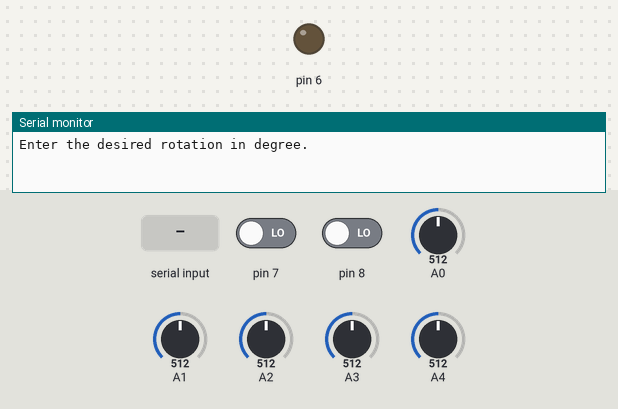
Bench run of a sketch on a simulated Arduino Uno, built with avr-gcc and run on an emulated ATmega328P. Parts: output pins drawn as LEDs (lit = HIGH), the last lines printed to the serial monitor. The test bench sets the inputs (shaded band); at power-on: A0 = 512, pin 7 LOW, pin 8 LOW, A1 = 512, A2 = 512, A3 = 512, A4 = 512.

Above: at 0.9 s.
1.0 s: "90,45\n" received over Serial
At 2.15 s:
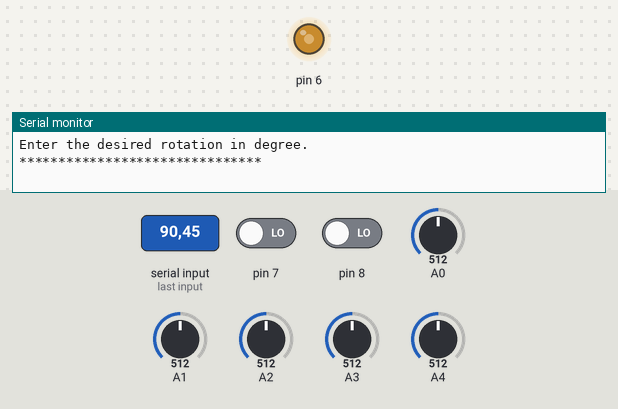
4.0 s: A0 set to 338
At 4.26 s:
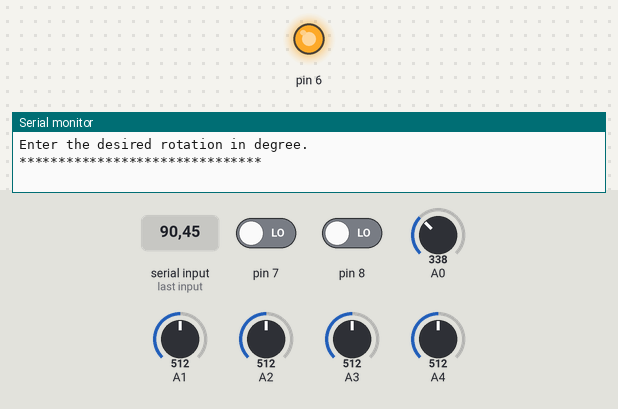
7.0 s: A0 set to 305
At 8.18 s:
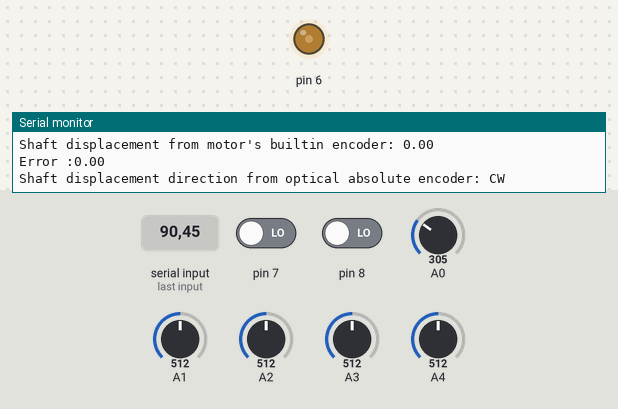
10.0 s: pin 7 driven HIGH
13.0 s: pin 8 driven HIGH
Timing chart, 0 to 17.0 s (numbered marks = the images above; inputs shaded):
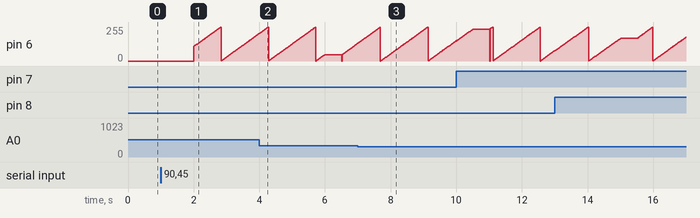

Measured:
- the behaviour switches between 321 and 320 on A0 (found by bisection; images 2 and 3)
- by itself, pin 6: ramps from 0/255 to 255/255 and jumps back, once every 2.0 s

The sketch:

BaseCodeTwo-Absolute.ino
```cpp
float deg = 45;  // Rotation degree
float s = 0;     //Encoder counts
int sm1 = 0;     //Built-in chanel 1
int sm2 = 0;     //Built-in chanel 2
int r = 0;       //indicator for reading builtin encoder to avoid the reading redundancy
float er;        //Proportional error for PI controller
float eri;       //Integral error for PI controller

// ***********************Task Variables*************************
bool setHome = true;

uint8_t homeVal;
uint8_t currentVal;

int anVal4; // centre
int anVal3;
int anVal2;
int anVal1;
int anVal0;


bool isCW;

float localDeg;
// **************************************************************

int t = 0;   //time in ms
int t0 = 0;  //memory for time in ms

int finish = 0;  //finish indicator
int rep = 1;     //Repetition indicator

void setup() {

  Serial.begin(250000);  //Baud rate of communication
  //SensorTest();
  Serial.println("Enter the desired rotation in degree.");

  while (Serial.available() == 0)  //Obtaining data from user
  {
    //Wait for user input
  }

  deg = Serial.readString().toFloat();  //Reading the Input string from Serial port.
  if (deg < 0) {
    analogWrite(3, 255);  //change the direction of rotation by applying voltage to pin 3 of arduino
  }
  deg = abs(deg);

  // Set up anaolog pins as inputs
  pinMode(14, INPUT);
  pinMode(15, INPUT);
  pinMode(16, INPUT);
  pinMode(17, INPUT);
  pinMode(18, INPUT);

  //PhotoTest(false, 8);
  Serial.println("*******************************");
  //float ass = Serial.readString().toFloat();
  //PhotoTest(false, 60);
}


float kp = .6 * 90 / deg;  //proportional gain of PI
float ki = .02;            //integral gain of PI

void loop() {
  // put your main code here, to run repeatedly: ********************

  // Read the starting value for any loop and setHome goes to false
  if (setHome) {
    currentVal = GenerateBits(5);
    homeVal = GrayToBin(currentVal);
    setHome = false;
    //Serial.print("Initial Segment: ");
    //Serial.println(currentVal);
  }
  // ****************************************************************

  t = millis();                       //reading time
  t0 = t;                             //sving the current time in memory
  while (t < t0 + 4000 && rep <= 10)  //let the code to ran for 4 seconds each with repetitions of 10
  {

    if (t % 10 == 0)  //PI controller that runs every 10ms
    {
      if (s < deg * 114 * 2 / 360) {
        er = deg - s * 360 / 228;
        eri = eri + er;
        analogWrite(6, kp * er + ki * eri);
      }

      if (s >= deg * 228 / 360) {
        analogWrite(6, 0);
        eri = 0;
      }
      delay(1);
    }

    sm1 = digitalRead(7);  //reading chanel 1
    sm2 = digitalRead(8);  //reading chanel 2

    if (sm1 != sm2 && r == 0) {  //counting the number changes for both chanels
      s = s + 1;
      r = 1;  // this indicator wont let this condition, (sm1 != sm2), to be counted until the next condition, (sm1 == sm2), happens
    }
    if (sm1 == sm2 && r == 1) {
      s = s + 1;
      r = 0;  // this indicator wont let this condition, (sm1 == sm2), to be counted until the next condition, (sm1 != sm2), happens
    }

    t = millis();  //updating time
    finish = 1;    //cghanging finish indicator
  }

  if (finish == 1) {  //this part of the code is for displaying the result
    // Read the current position
    currentVal = GenerateBits(5);
    currentVal = GrayToBin(currentVal);
    //Serial.print("Final Segment: ");
   // Serial.println(currentVal);
    setHome = true;

    SensorTest();
    delay(500);       //half second delay
    rep = rep + 1;    // increasing the repetition indicator
    // ***************************************************************
    localDeg = moveToDeg(currentVal, homeVal);
    // ***************************************************************

    Serial.print("shaft possition from optical absolute sensor from home position: ");
    float absoluteDeg = 11.25 * currentVal;
    Serial.println(abs(absoluteDeg));

    Serial.print("magnitude of shaft displacement from optical absolute sensor: ");
    Serial.println(abs(localDeg));

    Serial.print("Shaft displacement from motor's builtin encoder: ");
    Serial.println(s * 360 / 228);  //every full Revolution of the shaft is associated with 228 counts of builtin
                                    //encoder so to turn it to degre we can use this formula (s * 360 / 228), "s" is the number of  built-in encoder counts

    float Error = abs(localDeg) - s * 360 / 228;
    Serial.print("Error :");
    Serial.println(Error);  //displaying error
    Serial.print("Shaft displacement direction from optical absolute encoder: ");
    if (localDeg < 0) {
      Serial.println("CCW");
    } else {
      Serial.println("CW");
    }
    Serial.println();
    s = 0;
    finish = 0;
  }
  analogWrite(6, 0);  //turning off the motor
}

// Takes in the 10 bit integer value of an analogue read and returns the appropriate true of default false if over a threshold
// NOTE: The low range of 0 - 0.8V is includes the unsure range of 0.8 V - 1.8 V
bool HiOrLo(int val, int threshold) {
  if (val > threshold) {
    return true;
  } else {
    return false;
  }
}

// Function to use the current and home positions to a degrees moved float
float moveToDeg(uint8_t currentVal, uint8_t homeVal) {
  float delta = (float)(currentVal - homeVal)*11.25;

  if (delta > 90) {
    delta -= 360;
  } else if (delta < -90) {
    delta += 360;
  }
  return delta;
}

// Function to convert a number of segments moved into a degree estimate
float SegToDeg(int segments, bool isCW) {
  // 32 segments results in 11.25 degree steps
  return (isCW ? segments*11.25 : -segments*11.25);
}
```

GenerateBits.ino
```cpp
uint8_t GenerateBits(uint8_t n) {
  int finalReading = 0;
  int LSB, bit1, bit2, bit3, MSB;

  anVal4 = analogRead(A4); // centre
  anVal3 = analogRead(A3);
  anVal2 = analogRead(A2);
  anVal1 = analogRead(A1);
  anVal0 = analogRead(A0); // outermost
  //PrintValues(anVal0, anVal1, anVal2, anVal3, anVal4, ',');

  MSB = HiOrLo(anVal4, 450);
  bit3 = HiOrLo(anVal3,320);
  bit2 = HiOrLo(anVal2, 320);
  bit1 = HiOrLo(anVal1, 320);
  LSB = HiOrLo(anVal0, 320);
  //PrintValues(LSB, bit1, bit2, bit3, MSB, ',');

  finalReading = MSB*(16) + bit3*(8) + bit2*(4) + bit1*(2) + LSB*(1);
  return finalReading;
}

void PrintValues(int v0, int v1, int v2, int v3, int v4, char delim) {
    Serial.print(v4);
    Serial.print(delim);
    Serial.print(" ");
    Serial.print(v3);
    Serial.print(delim);
    Serial.print(" ");
    Serial.print(v2);
    Serial.print(delim);
    Serial.print(" ");
    Serial.print(v1);
    Serial.print(delim);
    Serial.print(" ");
    Serial.println(v0);
}
```

GrayToBin.ino
```cpp
uint8_t GrayToBin(uint8_t gray) {
  // Case table
  switch (gray) {
    case 0b00000: return 0;
    case 0b00001: return 1;
    case 0b00101: return 2;
    case 0b00100: return 3;
    case 0b00110: return 4;
    case 0b00111: return 5;
    case 0b10111: return 6;
    case 0b10110: return 7;
    case 0b10100: return 8;
    case 0b10101: return 9;
    case 0b10001: return 10;
    case 0b10000: return 11;
    case 0b10010: return 12;
    case 0b10011: return 13;
    case 0b11011: return 14;
    case 0b11010: return 15;
    case 0b11000: return 16;
    case 0b11001: return 17;
    case 0b11101: return 18;
    case 0b11100: return 19;
    case 0b11110: return 20;
    case 0b11111: return 21;
    case 0b01111: return 22;
    case 0b01110: return 23;
    case 0b01100: return 24;
    case 0b01101: return 25;
    case 0b01001: return 26;
    case 0b01000: return 27;
    case 0b01010: return 28;
    case 0b01011: return 29;
    case 0b00011: return 30;
    case 0b00010: return 31;
  }
}
```

PhotoTest.ino
```cpp
void PhotoTest(bool moveMotor, int timeLimit) {
    // start the motor
    if (moveMotor) {
        analogWrite(6, 150);
    }
    int startTime = millis();
    uint8_t gray;
    uint8_t binary;
    while((millis() - startTime) < timeLimit * 1000) {
        gray = GenerateBits(5);
        binary = GrayToBin(gray);
        Serial.println(binary);
        delay(50);
    }
    analogWrite(6, 0);
}
```

SensorTest.ino
```cpp
// Comma delimiter to separate consecutive data if using more than 1 sensor
const char kDelimiter = ',';
const char kSpace = ' ';
// Interval between serial writes
const int kSerialInterval = 50;
// Timestamp to track serial interval
unsigned long serialPreviousTime;

void SensorTest() {
  // Function runs the motor at 255, 205 and 155 for 5 secs each and takes 50ms readings of
  //Serial.println("Starting Test");
  //unsigned long startTime;
  //for (int ii = 0; ii <= 2; ii++) {
    //Serial.println();
    //Serial.println();
    //Serial.print("Motor Speed: ");
    //int motorSpeed = 255 - 50*ii;
    //Serial.println(motorSpeed);
    // Adjust motor speed from 255, 205 and 155
    //analogWrite(6, (255 - 50*ii));
    //while(500 > (millis() - startTime)) {
      processOutgoingSerial(analogRead(18), analogRead(17), analogRead(16), analogRead(15), analogRead(14));
      //delay(1);
    //}
    //startTime = millis();
  //}
  //analogWrite(6, 0);
  //delay(10000);
}

void processOutgoingSerial(int Bit0, int Bit1, int Bit2, int Bit3, int Bit4)
{
   // Enter into this only when serial interval has elapsed
  if((millis() - serialPreviousTime) > kSerialInterval)
  {
    // Reset serial interval timestamp
    serialPreviousTime = millis();
    sendDataToSerial(Bit0, Bit1, Bit2, Bit3, Bit4);
  }
}

void sendDataToSerial(int Bit0, int Bit1, int Bit2, int Bit3, int Bit4)
{
  Serial.print(Bit0);
  Serial.print(kDelimiter);
  Serial.print(Bit1);
  Serial.print(kDelimiter);
  Serial.print(Bit2);
  Serial.print(kDelimiter);
  Serial.print(Bit3);
  Serial.print(kDelimiter);
  Serial.println(Bit4);
  //Serial.println(' '); // Add final line ending character only once
}
```

WASTED.ino
```cpp
// Function to generate a 5-bit number for the encoder light sensor readings
/*uint8_t GenerateBits(uint8_t n) {
  uint8_t finalReading = 0b00000;
  uint8_t analogInput;
  analogInput = analogRead(A0);
  Serial.print("TEST: ");
  Serial.println(analogInput);
  // For bits until n read analog readings and store them in an overarching total
  for (uint8_t ii = 0; ii < n; ii++) {
    analogInput = analogRead((18-n));
    Serial.print("Sensor Reading: ");
    Serial.println(analogInput);
    finalReading |= ((analogInput > 325) * (2^n));
  }
  Serial.print("Reading processing: ");
  Serial.println(finalReading);
  return finalReading;
}*/

// **** From loop ****

// Five digit binary number 32 possible states from 0b00000 to 0b11111
  // 360/32 = 11.25 deg
  // Read the state of each of the analogue pins
  /*anVal0 = analogRead(A0);
  anVal1 = analogRead(A1);
  anVal2 = analogRead(A2);
  anVal3 = analogRead(A3);
  anVal4 = analogRead(A4);
  Serial.println(anVal0);
  Serial.println(anVal1);
  Serial.println(anVal2);
  Serial.println(anVal3);
  Serial.println(anVal4);*/

  //Serial.println("Generated Bits: ");
  //Serial.println(currentVal);

// Calculate the delta value
  /*deltaVal = (int)currentVal - (int)homeVal;

  // If the delta value is larger than 0 it currentVal is larger than home and it is turning clockwise
  if (deltaVal != 0 && setDirection) {
    if(deltaVal > 0) {
      movingClockwise = true;
    } else {
      movingClockwise = false;
    }
    // Handle the edge case where the disk has gone from 32 to 1
    if (homeVal == 0b11111) {
      movingClockwise = true;
    }
    // Direction is now set
    setDirection = false;
  }*/


  // Convert the values to booleans
  //LSB = HiOrLo(anVal0);
  //bit1 = HiOrLo(anVal1);
  //bit2 = HiOrLo(anVal2);
  //bit3 = HiOrLo(anVal3);
  //MSB = HiOrLo(anVal4);
  //Serial.print(LSB);
  //Serial.print(bit1);
  //Serial.print(bit2);
  //Serial.print(bit3);
  //Serial.println(MSB);

// Calculate the shaft displacement from the local home position
    /*if (movingClockwise) {
      // If the current value is now less than the local home value it has overshot
      if (homeVal > currentVal) {
        // TODO Check whether this should be 31 or 32
        int toZero = (int)(32 - homeVal);
        localDeg = SegToDeg((toZero + currentVal), movingClockwise);
      } else {
        localDeg = SegToDeg((currentVal - homeVal), movingClockwise);
      }
    } else {
      // If the current value is now more than the local home value it has overshot
      if (homeVal < currentVal) {
        // TODO Check whether this should be 31 or 32
        int toZero = (int)(32 - currentVal);
        localDeg = SegToDeg((toZero + homeVal), movingClockwise);
      } else {
        localDeg = SegToDeg((currentVal - currentVal), movingClockwise);
      }
    }


    // Calculate the displacement from the 0b00000 position
    if (movingClockwise) {
      // If CW this is just the current value
      totalDeg = SegToDeg(currentVal, movingClockwise);
    } else {
      // If CCW this is 32 minus the currentvalue
       totalDeg = SegToDeg((32 - currentVal), movingClockwise);
    }*/
```
